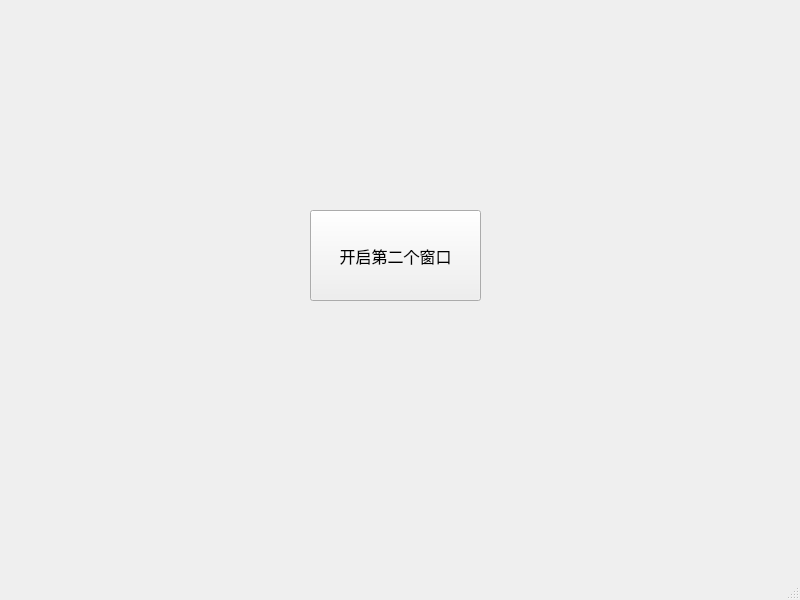
<?xml version="1.0" encoding="UTF-8"?>
<ui version="4.0">
 <class>MainWindow</class>
 <widget class="QMainWindow" name="MainWindow">
  <property name="geometry">
   <rect>
    <x>0</x>
    <y>0</y>
    <width>800</width>
    <height>600</height>
   </rect>
  </property>
  <property name="windowTitle">
   <string>多窗口示例</string>
  </property>
  <widget class="QWidget" name="centralwidget">
   <widget class="QPushButton" name="pushButton">
    <property name="geometry">
     <rect>
      <x>310</x>
      <y>210</y>
      <width>171</width>
      <height>91</height>
     </rect>
    </property>
    <property name="font">
     <font>
      <pointsize>12</pointsize>
     </font>
    </property>
    <property name="text">
     <string>开启第二个窗口</string>
    </property>
   </widget>
  </widget>
  <widget class="QMenuBar" name="menubar">
   <property name="geometry">
    <rect>
     <x>0</x>
     <y>0</y>
     <width>800</width>
     <height>26</height>
    </rect>
   </property>
  </widget>
  <widget class="QStatusBar" name="statusbar"/>
 </widget>
 <resources/>
 <connections/>
</ui>
